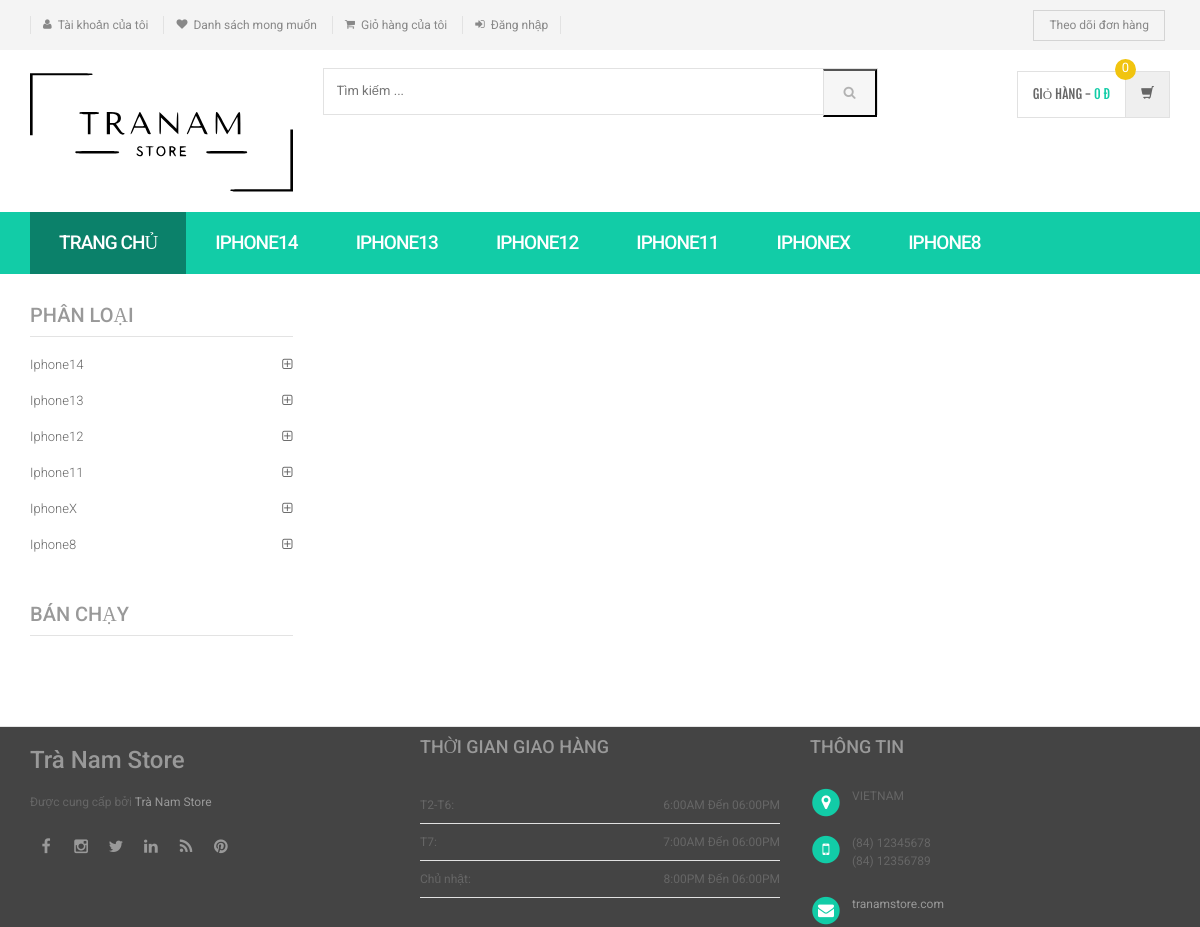
Page /product-details.php on the committed database.
### tables this page shows
CREATE TABLE `category` (
  `id` int(11) NOT NULL,
  `categoryName` varchar(50) DEFAULT NULL,
  `categoryDescription` longtext DEFAULT NULL,
  `creationDate` timestamp NOT NULL DEFAULT current_timestamp(),
  `updationDate` varchar(50) DEFAULT NULL
);

### product-details.php (the view, shortened to what this page needs)
<?php
include('includes/config.php');
?>
<!DOCTYPE html>
<html lang="en">
<head>
	<link rel="stylesheet" href="assets/css/bootstrap.min.css">
	<link rel="stylesheet" href="assets/css/main.css">
	<link rel="stylesheet" href="assets/css/green.css">
	<link rel="stylesheet" href="assets/css/owl.carousel.css">
	<link rel="stylesheet" href="assets/css/owl.transitions.css">
	<link href="assets/css/lightbox.css" rel="stylesheet">
	<link rel="stylesheet" href="assets/css/animate.min.css">
	<link rel="stylesheet" href="assets/css/rateit.css">
	<link rel="stylesheet" href="assets/css/bootstrap-select.min.css">
	<link rel="stylesheet" href="assets/css/config.css">
	<link href="assets/css/green.css" rel="alternate stylesheet" title="Green color">
	<link href="assets/css/blue.css" rel="alternate stylesheet" title="Blue color">
	<link href="assets/css/red.css" rel="alternate stylesheet" title="Red color">
	<link href="assets/css/orange.css" rel="alternate stylesheet" title="Orange color">
	<link href="assets/css/dark-green.css" rel="alternate stylesheet" title="Darkgreen color">
	<link rel="stylesheet" href="assets/css/font-awesome.min.css">
</head>
<body class="cnt-home">
	<header class="header-style-1">
		<?php include('includes/top-header.php'); ?>
		<?php include('includes/main-header.php'); ?>
		<?php include('includes/menu-bar.php'); ?>
	</header>
	<div class="body-content outer-top-xs">
		<div class='container'>
			<div class='row single-product outer-bottom-sm '>
				<div class='col-md-3 sidebar'>
					<div class="sidebar-module-container">
						<div class="sidebar-widget outer-bottom-xs wow fadeInUp">
							<h3 class="section-title">Phân loại</h3>
							<div class="sidebar-widget-body m-t-10">
								<div class="accordion">
									<?php $sql = mysqli_query($con, "select id,categoryName  from category");
									while ($row = mysqli_fetch_array($sql)) {
									?>
										<div class="accordion-group">
											<div class="accordion-heading">
												<a href="category.php?cid=<?php echo $row['id']; ?>" class="accordion-toggle collapsed">
													<?php echo $row['categoryName']; ?>
												</a>
											</div>
										</div>
									<?php } ?>
								</div>
							</div>
						</div>
						<div class="sidebar-widget hot-deals wow fadeInUp">
							<h3 class="section-title">Bán chạy</h3>
						</div>
					</div>
				</div>
	</div>
	</div>
	</div>
	<?php include('includes/footer.php'); ?>
</body>
</html>

### includes/menu-bar.php (shortened to what this page needs)
<div class="header-nav animate-dropdown">
    <div class="container">
        <div class="yamm navbar navbar-default" role="navigation">
            <div class="nav-bg-class">
                <div class="navbar-collapse collapse" id="mc-horizontal-menu-collapse">
                    <div class="nav-outer">
                        <ul class="nav navbar-nav">
                            <li class="active dropdown yamm-fw">
                                <a href="index.php" data-hover="dropdown" class="dropdown-toggle">Trang chủ</a>
                            </li>
                            <?php $sql = mysqli_query($con, "select id,categoryName  from category limit 6");
                            while ($row = mysqli_fetch_array($sql)) {
                            ?>
                                <li class="dropdown yamm">
                                    <a href="category.php?cid=<?php echo $row['id']; ?>"> <?php echo $row['categoryName']; ?></a>
                                </li>
                            <?php } ?>
                        </ul>
                        <div class="clearfix"></div>
                    </div>
                </div>
            </div>
        </div>
    </div>
</div>

### assets/css/green.css (style rules this page uses)
body { background-color:#fff; color:#666; }
h1, h2, h3, h4, h5, h6 { color: #999; }
a, a:visited { color:#C1392B; }

### assets/css/lightbox.css (style rules this page uses)
body:after { content: url(../images/close.png) url(../images/loading.gif) url(../images/prev.png) url(../images/next.png); display: none; }

### assets/css/blue.css (style rules this page uses)
a { color: #3498db; }
.header-style-1 .header-nav { background: #3498db; }
.cnt-home .header-style-1 .header-nav .navbar .navbar-nav > li.active { background: #1d6ca1; }
.sidebar .sidebar-module-container .sidebar-widget .sidebar-widget-body .accordion .accordion-group .accordion-heading .accordion-toggle, .sidebar .sidebar-module-container .sidebar-widget .sidebar-widget-body .accordion .accordion-group .accordion-heading .accordion-toggle:hover, .sidebar .sidebar-module-container .sidebar-widget .sidebar-widget-body .accordion .accordion-group .accordion-heading .accordion-toggle:focus, .sidebar .sidebar-module-container .sidebar-widget .sidebar-widget-body .accordion .accordion-group .accordion-heading .accordion-toggle:after { color: #3498db; }

### assets/css/red.css (style rules this page uses)
a { color: #ff6c6c; }
.header-style-1 .header-nav { background: #ff6c6c; }
.cnt-home .header-style-1 .header-nav .navbar .navbar-nav > li.active { background: #ff1a1a; }
.sidebar .sidebar-module-container .sidebar-widget .sidebar-widget-body .accordion .accordion-group .accordion-heading .accordion-toggle, .sidebar .sidebar-module-container .sidebar-widget .sidebar-widget-body .accordion .accordion-group .accordion-heading .accordion-toggle:hover, .sidebar .sidebar-module-container .sidebar-widget .sidebar-widget-body .accordion .accordion-group .accordion-heading .accordion-toggle:focus, .sidebar .sidebar-module-container .sidebar-widget .sidebar-widget-body .accordion .accordion-group .accordion-heading .accordion-toggle:after { color: #ff6c6c; }

### assets/css/orange.css (style rules this page uses)
a { color: #f39c12; }
.header-style-1 .header-nav { background: #f39c12; }
.cnt-home .header-style-1 .header-nav .navbar .navbar-nav > li.active { background: #ab6c09; }
.sidebar .sidebar-module-container .sidebar-widget .sidebar-widget-body .accordion .accordion-group .accordion-heading .accordion-toggle, .sidebar .sidebar-module-container .sidebar-widget .sidebar-widget-body .accordion .accordion-group .accordion-heading .accordion-toggle:hover, .sidebar .sidebar-module-container .sidebar-widget .sidebar-widget-body .accordion .accordion-group .accordion-heading .accordion-toggle:focus, .sidebar .sidebar-module-container .sidebar-widget .sidebar-widget-body .accordion .accordion-group .accordion-heading .accordion-toggle:after { color: #f39c12; }

### assets/css/dark-green.css (style rules this page uses)
body { background-color:#fff; color:#666; }
h1, h2, h3, h4, h5, h6 { color:#444; }
a, a:visited { color:#C1392B; }

### rows in the picture
category: categoryName "IPHONE14", categoryName "Iphone14"
category: categoryName "IPHONE13", categoryName "Iphone13"
category: categoryName "IPHONE12", categoryName "Iphone12"
category: categoryName "IPHONE11", categoryName "Iphone11"
category: categoryName "IPHONEX", categoryName "IphoneX"
category: categoryName "IPHONE8", categoryName "Iphone8"
